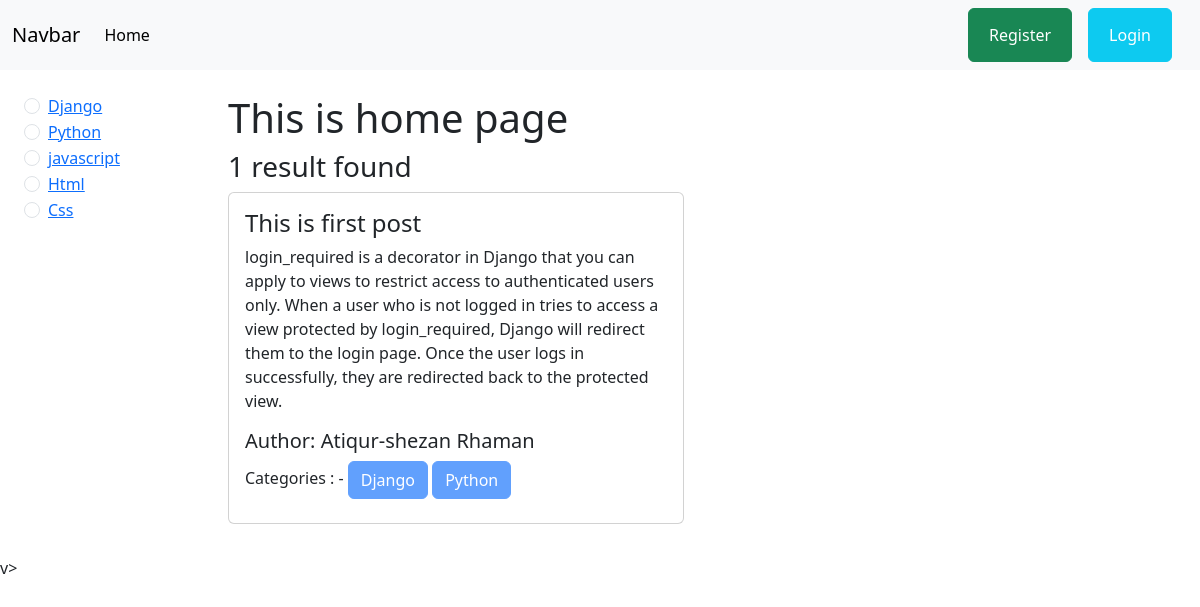
The page /category/python/ on the database its author committed.
### categories/models.py (models this page shows, shortened)
class Category(models.Model):
    name = models.CharField(max_length=100)
    slug = models.SlugField(max_length=100, unique=True, null=True, blank=True)

### posts/models.py (models this page shows, shortened)
class Post(models.Model):
    title = models.CharField(max_length=50)
    content = models.TextField()
    category = models.ManyToManyField(Category)
    author = models.ForeignKey(User, on_delete=models.CASCADE)

### blog_project/views.py (the view)
# urls.py: 2. Add a URL to urlpatterns:  path('', views.home, name='home')
def home(request, category_slug = None):
    data = Post.objects.all()
    if category_slug is not None:
        category = Category.objects.get(slug = category_slug)
        data = Post.objects.filter(category = category)
    categories = Category.objects.all()
    return render(request, 'home.html', {'data': data, 'category': categories})

### templates/home.html (shortened to what this page needs)
{% extends "base.html" %}
{% block content %}
<div class="d-flex flex-wrap p-4">
    <div class="col-2">
        {% for i in category %}
          <div class="form-check">
            <input class="form-check-input" type="radio" name="flexRadioDefault" id="{{i.id}}">
            <label class="form-check-label" for="{{i.id}}">
                <a href="{% url 'category_wase_post' i.slug %}">  {{i.name}}</a>
            </label>
          </div>
        {% endfor %}
    </div>
    <div class="col-10">
        <div class="container">
            <h1>This is home page</h1>
            <h3>{{data | length}} result found</h3>
            <div class="row">
                {% for i in data %}
                    <div class="col-sm-6 mb-3 mb-sm-2">
                        <div class="card">
                            <div class="card-body">
                                <h4 class="card-title">{{i.title}}</h4>
                                <p class="card-text">{{i.content}}</p>
                                <h5 class="card-title">Author: {{i.author.first_name}} {{i.author.last_name}}</h5>
                                <div class="mb-2">
                                    Categories : -
                                    {% for j in i.category.all %}
                                    <button class="btn btn-primary" disabled>{{j.name}}</button>
                                    {% endfor %}
                                </div>
                            </div>
                        </div>
                    </div>
                {% endfor %}
              </div>
            </div>
    </div>
</div>
v>
{% endblock content %}

### rows shown on the page
Category: name "Django"
Category: name "Python"
Category: name "javascript"
Category: name "Html"
Category: name "Css"
Post: title "This is first post", content "login_required is a decorator in Django that you can apply to views to restrict access to authenticated users only. When a user who is not logged in tries to access a view protected by login_required, Django will redirect them to the login page. Once the user logs in successfully, they are redirected back to the protected view.", author.first_name "Atiqur-shezan", author.last_name "Rhaman"

### other values the page prints
{{ data | length }} "1"
